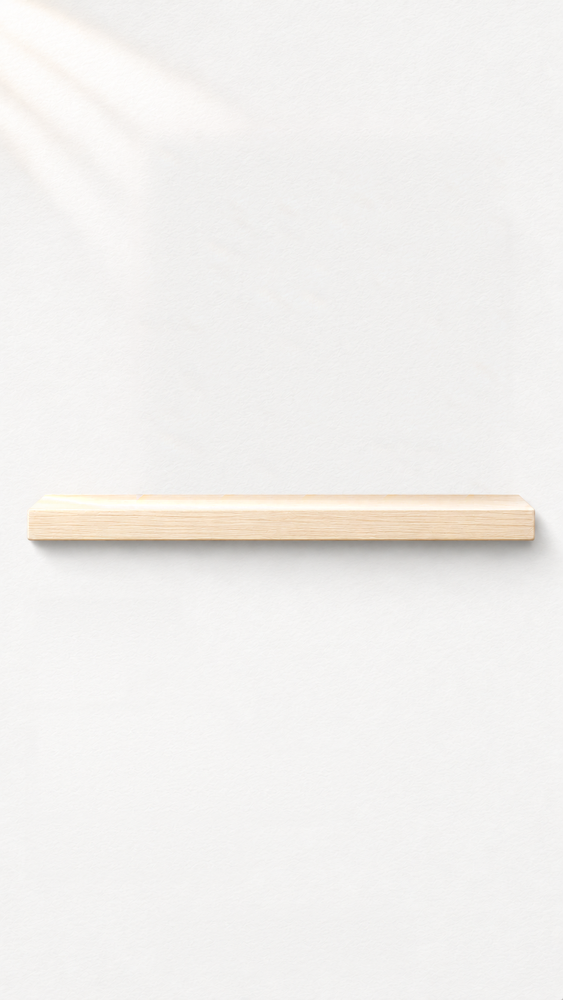
#> input picture app/assets/share/plate.png, 563 x 1000 px, shrunk from 941 x 1671 before the run
$ python soften_share_shelf_shadow.py
#> lines starting #> are read from the running program, lines starting #| are printed output that depends on the picture; after the words box and inside, x2 and y2 are one past the last pixel; in counts of white or black regions, pixels touching at a corner belong together
# 책 공유 카드 바탕(assets/share/plate.png)의 선반 판 아래 그림자를 시안 진하기로 옅게 한다(2026-11-18 사용자: 시안보다 하단바 그림자가 진하다).
# 측정(화면 1080폭): 시안 판 바로 아래 가장 어두운 곳 172, 우리 153(바탕 약 244) → 어두운 정도 72/91 ≈ 0.79.
# 그림자 양은 흐린 밝기로 잰다(벽 질감까지 재면 열마다 달라 세로 줄무늬가 생겼다). 밝히는 양만 더하므로 벽 질감은 그대로다.
# 띠 끝으로 갈수록 원래대로(이음매 없게). 한 번만 돌린다(다시 돌리면 더 옅어진다)
#   python3 tool/soften_share_shelf_shadow.py
import os
import numpy as np
from PIL import Image, ImageFilter

SCALE = 0.78
BAND = 90
root = os.path.dirname(os.path.abspath(__file__))
p = os.path.join(root, '..', 'assets', 'share', 'plate.png')
img = Image.open(p).convert('RGB')
#> img is the input picture: PIL image 563x1000 RGB; mean R, G, B 241.9, 240.1, 238
a = np.asarray(img).astype(float)
H, W = a.shape[:2]
#> H = 1000; W = 563
wood = (a[..., 0] - a[..., 2] > 25) & (a[..., 0] > 200)
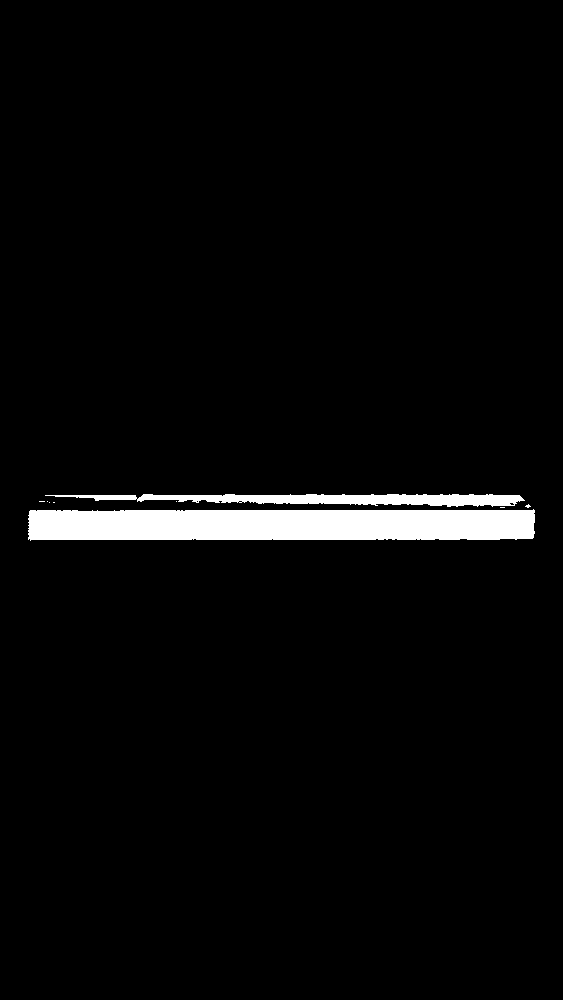
#> wood: shape (1000, 563) bool; 3.3% white; 9 white regions (7 under 20 px), largest, box (x1, y1, x2, y2) and area: (28, 509, 535, 541) 15069, (45, 494, 525, 507) 3696
cols = np.where(wood.any(0))[0]
#> cols = 507 values from 28 to 534
x0, x1 = cols.min(), cols.max()
#> x0 = 28; x1 = 534
# 판 아래 끝(열마다, 가운데값으로 매끈하게)
bottom = np.array([np.where(wood[:, x])[0].max() + 1 for x in range(x0, x1 + 1)])
#> bottom = 507 values, max 541 at index 2, min 534 at index 506, mean 539.9
y0 = int(np.median(bottom))
#> y0 = 540
blur = np.asarray(img.convert('L').filter(ImageFilter.GaussianBlur(6))).astype(float)
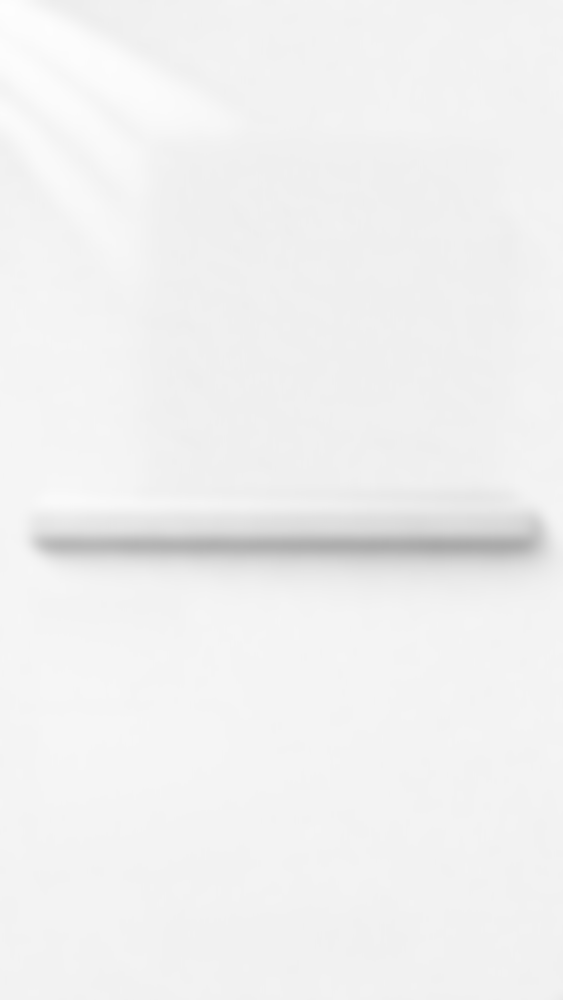
#> blur: shape (1000, 563) float64; min 169, max 253, mean 240.3
ref = np.median(blur[y0 + BAND:y0 + BAND + 20, x0:x1 + 1])   # 띠 아래 벽 밝기
#> ref = 244
out = a.copy()
for y in range(y0, min(H, y0 + BAND)):
    t = (y - y0) / BAND
    keep = SCALE + (1 - SCALE) * t * t
    for x in range(max(0, x0 - 40), min(W, x1 + 41)):
        # 판 양 끝 밖으로는 서서히 줄인다
        edge = 1.0 if x0 <= x <= x1 else max(0.0, 1 - min(abs(x - x0), abs(x - x1)) / 40)
        dark = ref - blur[y, x]
        if dark > 0:
            out[y, x] += dark * (1 - keep) * edge
#> this loop made 90 passes
#> (t, keep) on passes 1 to 12: (0, 0.78), (0.0111, 0.78), (0.0222, 0.78), (0.0333, 0.78), (0.0444, 0.78), (0.0556, 0.781), (0.0667, 0.781), (0.0778, 0.781), (0.0889, 0.782), (0.1, 0.782), (0.111, 0.783), (0.122, 0.783)
Image.fromarray(np.clip(out, 0, 255).astype(np.uint8)).save(p)
print('softened', x0, x1, 'plank bottom', y0, 'wall', round(ref))
#| softened 28 534 plank bottom 540 wall 244
